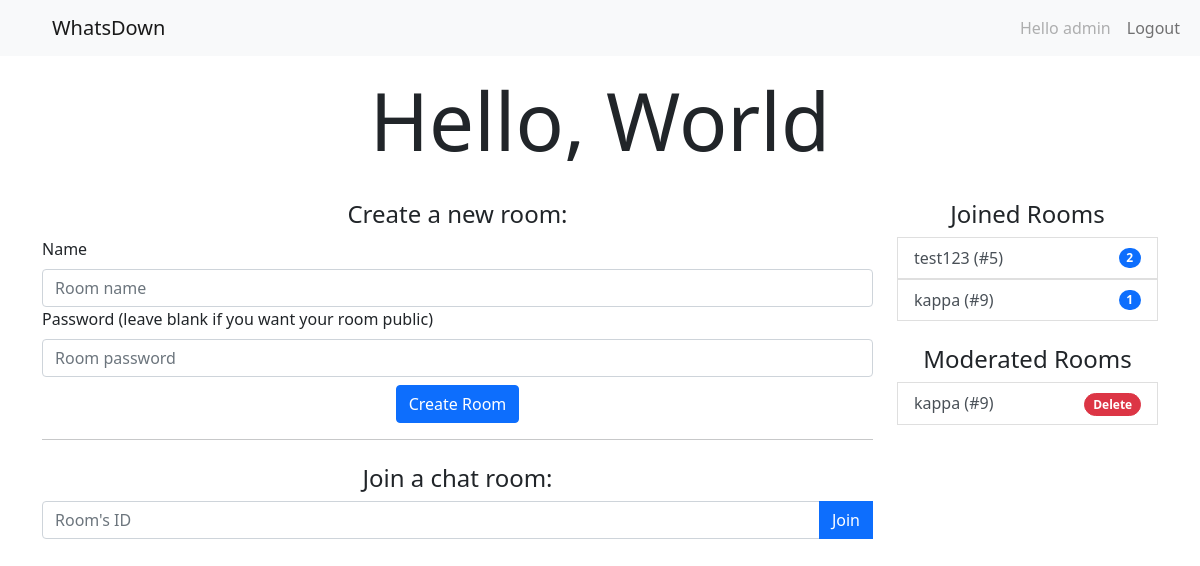
The app's page / (signed in) with its own data.
### chat/models.py (models this page shows, shortened)
class Room(models.Model):
    name = models.CharField(max_length=50)
    creator =  models.ForeignKey(User, on_delete=models.CASCADE, related_name='rooms_created')
    participants = models.ManyToManyField(User, related_name='rooms_joined')
    moderators = models.ManyToManyField(User, related_name='rooms_moderated')
    password = models.CharField(max_length=50, default=None, blank=True, null=True)

### chat/views.py (the view)
# urls.py: path('', views.index, name='home'),
def index(request):
    context = {}
    if request.user.is_authenticated:
        context['room_form'] = CreateRoomForm()
        rooms_joined = Room.objects.filter(participants=request.user)
        rooms_moderated = Room.objects.filter(moderators=request.user)
        context['rooms_joined'] = rooms_joined
        context['rooms_moderated'] = rooms_moderated
    if request.session.get('msg'):
        context['msg'] = request.session['msg']
        del request.session['msg']
    return render(request, 'chat/index.html', context)

### chat/forms.py (shortened to what this page needs)
class CreateRoomForm(forms.ModelForm):
    class Meta:
        model = Room
        widgets = {
            'name': forms.TextInput(attrs={'placeholder': 'Room name'}),
            'password': forms.PasswordInput(attrs={'placeholder': 'Room password'})
        }
        labels = {
            'password': 'Password (leave blank if you want your room public)'
        }
        fields = {'name', 'password'}
    def __init__(self, *args, **kwargs):
        super(CreateRoomForm, self).__init__(*args, **kwargs)
        for visible in self.visible_fields():
            visible.field.widget.attrs['class'] = 'form-control'
        self.order_fields(['name', 'password'])

### chat/templates/chat/index.html (shortened to what this page needs)
{% extends 'base.html' %}
{% block content %}
    <div class="text-center">
        <h1 class="display-1 mt-3 text-center">Hello, World</h1>
        {% if user.is_authenticated %}
        <div class="row">
            <div class="col-lg-9">
                <section class="mt-4">
                    <h4>Create a new room:</h4>
                    <form action="{% url 'chat:create_room' %}" method="post" class='text-start'>
                        {% for field in room_form %}
                        <div class="form-group">
                            <label class="form-label" for="{{ field.auto_id }}">{{ field.label }}</label>
                            {{ field }}
                        </div>
                        {% endfor %}
                        <p class="text-center mt-2"><button class="btn btn-primary">Create Room</button></p>
                    </form>
                </section>
                <hr>
                <section class="mt-4">
                    <h4>Join a chat room:</h4>
                    <form action="{% url 'chat:chat_redirect' %}" method="post">
                        <div class="input-group mb-3">
                            <input type="number" name="room_id" class="form-control" placeholder="Room's ID">
                            <button type="button" class="btn btn-primary" data-bs-toggle="modal" data-bs-target="#passwordModal">Join</button>
                        </div>
                    </form>
                </section>
            </div>
            <div class="col-lg-3 mb-3">
                <section class="mt-4">
                    <h4>Joined Rooms</h4>
                    <ul class="list-group">
                        {% for room in rooms_joined %}
                            <a href="{% url 'chat:chat_room' room.id %}" class='text-reset text-decoration-none'>
                                <li class="list-group-item list-group-item-action d-flex justify-content-between align-items-center">
                                    {{ room.name }} (#{{ room.id }})
                                    <span class="badge bg-primary rounded-pill">{{ room.participants.all.count }}</span>
                                </li>
                            </a>
                        {% empty %}
                            <li class="list-group-item">You have not joined any room yet</li>
                        {% endfor %}
                    </ul>
                </section>
                <section class="mt-4">
                    <h4>Moderated Rooms</h4>
                    <ul class="list-group">
                        {% for room in rooms_moderated %}
                            <a href="{% url 'chat:chat_room' room.id %}" class='text-reset text-decoration-none'>
                                <li class="list-group-item list-group-item-action d-flex justify-content-between align-items-center">
                                    {{ room.name }} (#{{ room.id }})
                                    {% if room.creator == request.user %}
                                        <form action="{% url 'chat:delete_room' room.id %}" method="post">
                                            <button type="submit" class="btn btn-danger btn-sm rounded-pill delete-btn">Delete</button>
                                        </form>
                                    {% endif %}
                                </li>
                            </a>
                        {% empty %}
                            <li class="list-group-item">You have not joined any room yet</li>
                        {% endfor %}
                    </ul>
                </section>
            </div>
        </div>
        {% else %}
            <h4 class='mt-4'>Please <a href="{% url 'chat:login' %}">login</a> to join a chat room.</h4>
            <h5>Don't have an account? <a href="{% url 'chat:register' %}">Sign up.</a></h5>
        {% endif %}
    </div>
{% endblock %}

### chat/templates/base.html (shortened to what this page needs)
{% load static %}
<!DOCTYPE html>
<html lang="en">
<head>
    <link rel="stylesheet" href="{% static 'css/main.css' %}">
    <link href="https://cdn.jsdelivr.net/npm/bootstrap@5.0.0-beta1/dist/css/bootstrap.min.css" rel="stylesheet">
</head>
<body>
    <nav class="navbar navbar-expand-lg navbar-light bg-light">
        <div class="container-fluid">
            <a class="navbar-brand" href="{% url 'chat:home' %}">WhatsDown</a>
            <div class="collapse navbar-collapse" id="navbarSupportedContent">
                <ul class="navbar-nav ms-auto mb-2 mb-lg-0">
                    {% if user.is_authenticated %}
                        <li class="nav-item"><span class='nav-link disabled'>Hello {{ user.username }}</span></li>
                        <li class="nav-item"><a class='nav-link' href="{% url 'chat:logout' %}">Logout</a></li>
                    {% else %}
                        <li class="nav-item"><a class='nav-link' href="{% url 'chat:login' %}" class='nav-log'>Login</a></li>
                    {% endif %}
                </ul>
            </div>
        </div>
    </nav>
    <div class="container-sm">
        {% block content %}
        {% endblock %}
    </div>
</body>
</html>

### chat/static/css/main.css (style rules this page uses)
.navbar-brand { margin: auto auto auto 2em; }
.btn.delete-btn { display: inline-block; padding: 0.35em 0.65em; font-size: 0.75em; font-weight: 700; line-height: 1; color: #fff; text-align: center; white-space: nowrap; vertical-align: baseline; }

### records on screen
Room: name "test123", id "5", participants.all.count "2"
Room: name "kappa", id "9", participants.all.count "1", shows "Delete"

### other values on screen
{{ user.username }} "admin"
{{ field.label }} "Name" "Password (leave blank if you want your room public)"
